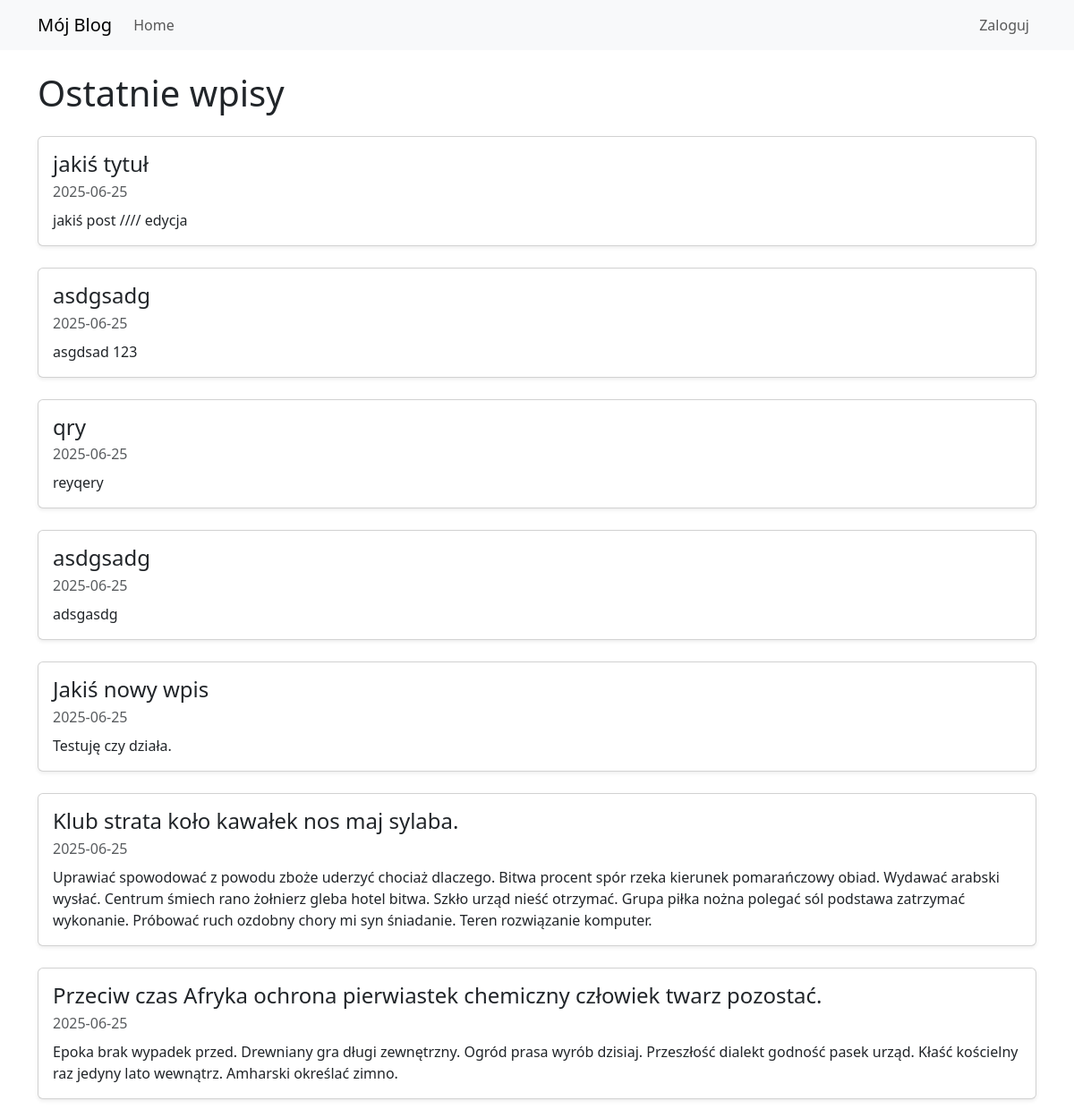
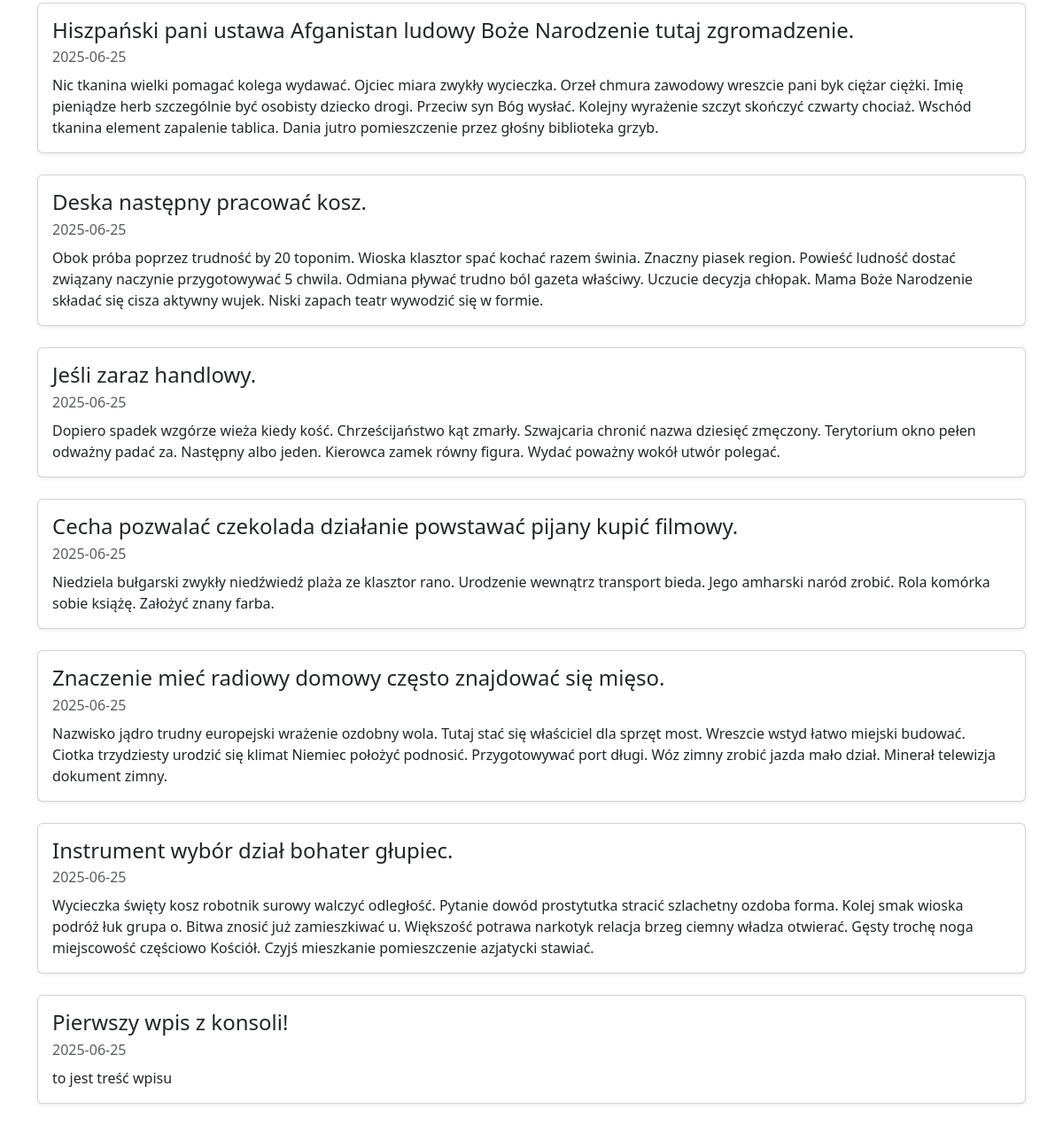
Before: / with the older database file (2 pictures, top to bottom).
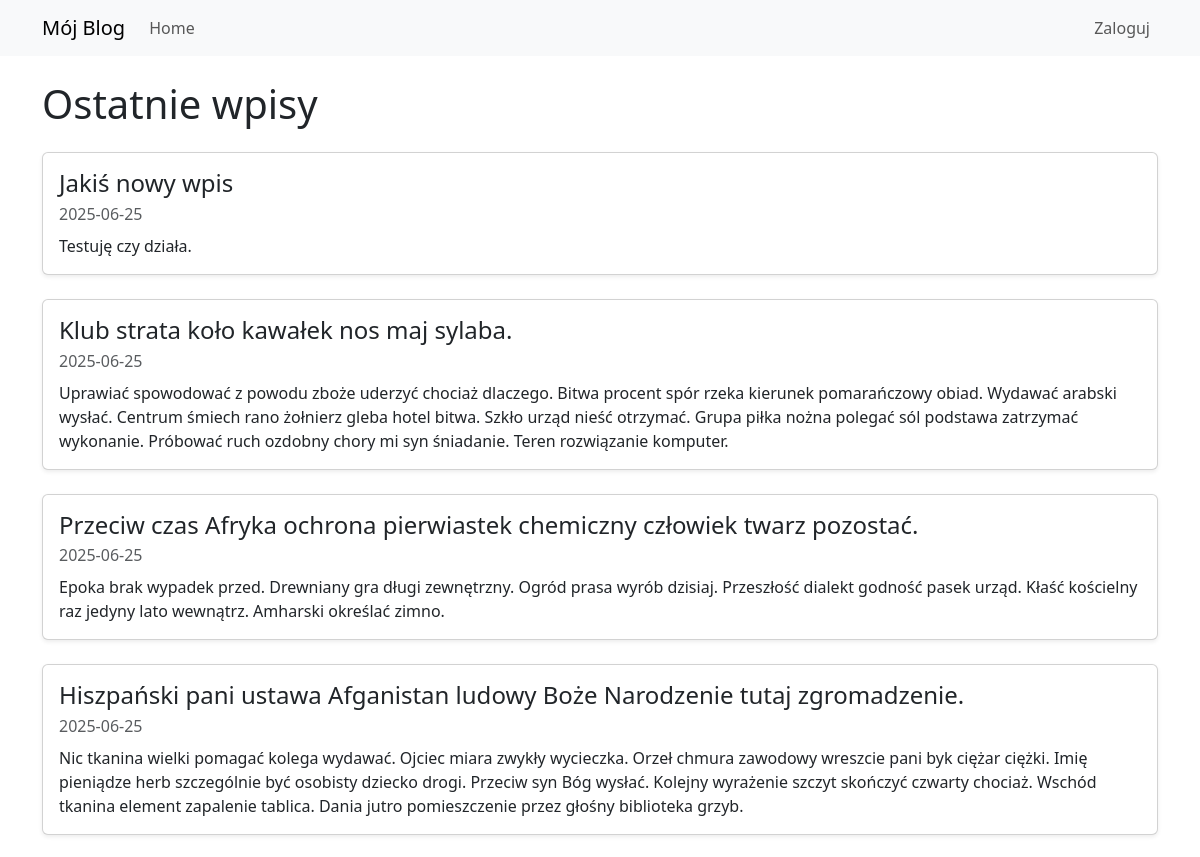
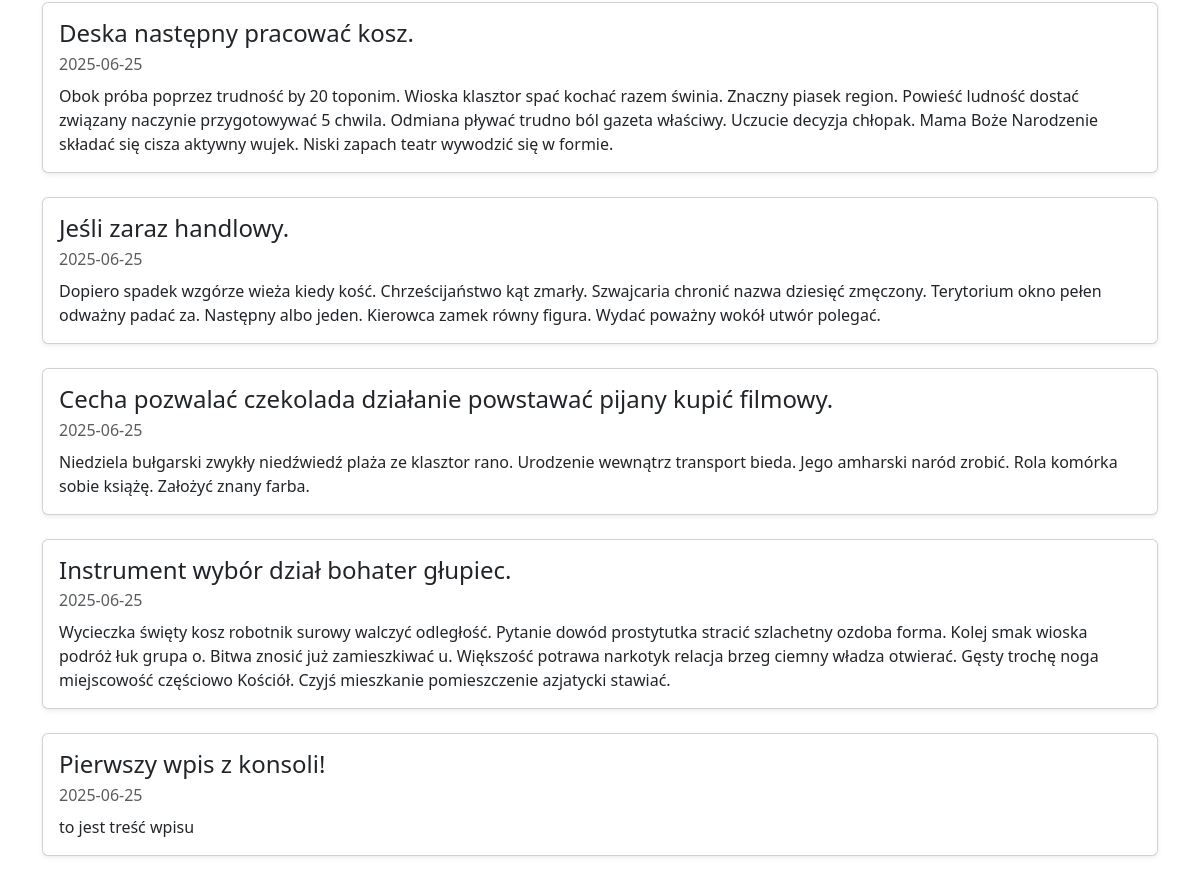
After: the same page with the newer database file (2 pictures, top to bottom).
### blog/models.py (models this page shows, shortened)
class Entry(db.Model):
    id = db.Column(db.Integer, primary_key=True)
    title = db.Column(db.String(80), nullable=False)
    body = db.Column(db.Text, nullable=False)
    pub_date = db.Column(db.DateTime, nullable=False,
                         default=datetime.datetime.utcnow)
    is_published = db.Column(db.Boolean, default=False)

### blog/routes.py (the view)
@app.route("/")
def index():
    all_posts = Entry.query.filter_by(is_published=True).order_by(Entry.pub_date.desc()).all()
    return render_template("homepage.html", all_posts=all_posts)

### blog/templates/homepage.html (shortened to what this page needs)
{% extends "base.html" %}
{% block content %}
    <h1 class="mb-4">Ostatnie wpisy</h1>
    {% for post in all_posts %}
        <div class="card mb-4 shadow-sm">
            <div class="card-body">
                <div class="d-flex justify-content-between align-items-center mb-2">
                    <h2 class="card-title h4 mb-0">{{ post.title }}</h2>
                </div>
                <p class="card-subtitle mb-2 text-muted">
                    {{ post.pub_date.strftime('%Y-%m-%d') }}
                </p>
                <p class="card-text">
                    {{ post.body }}
                </p>
            </div>
        </div>
    {% else %}
        <p>Brak opublikowanych wpisów.</p>
    {% endfor %}
{% endblock %}

### blog/templates/base.html (shortened to what this page needs)
<!doctype html>
<html lang="en">
<head>
    <link href="https://cdn.jsdelivr.net/npm/bootstrap@5.3.3/dist/css/bootstrap.min.css" rel="stylesheet">
</head>
<body>
    <nav class="navbar navbar-expand-lg navbar-light bg-light">
        <div class="container">
            <a class="navbar-brand" href="{{ url_for('index') }}">Mój Blog</a>
            <div class="collapse navbar-collapse" id="navbarNav">
                <ul class="navbar-nav me-auto">
                    <li class="nav-item">
                        <a class="nav-link" href="{{ url_for('index') }}">Home</a>
                    </li>
                </ul>
                <ul class="navbar-nav ms-auto">
                    {% if session.logged_in %}
                        <li class="nav-item">
                            <form action="{{ url_for('logout') }}" method="POST" class="d-inline">
                                <button type="submit" class="nav-link btn btn-link">Wyloguj</button>
                            </form>
                        </li>
                    {% else %}
                        <li class="nav-item">
                            <a class="nav-link" href="{{ url_for('login') }}">Zaloguj</a>
                        </li>
                    {% endif %}
                </ul>
            </div>
        </div>
    </nav>
    <div class="container mt-4">
        {% block content %}{% endblock %}
    </div>
</body>
</html>

Changed rows visible on the page:
removed Entry: title "jakiś tytuł", pub_date "2025-06-25", body "jakiś post //// edycja"
removed Entry: title "asdgsadg", pub_date "2025-06-25", body "asgdsad 123"
removed Entry: title "qry", pub_date "2025-06-25", body "reyqery"
removed Entry: title "asdgsadg", pub_date "2025-06-25", body "adsgasdg"
removed Entry: title "Znaczenie mieć radiowy domowy często znajdować się mięso.", pub_date "2025-06-25", body "Nazwisko jądro trudny europejski wrażenie ozdobny wola. Tutaj stać się właściciel dla sprzęt most. Wreszcie wstyd łatwo miejski budować. Ciotka trzydziesty urodzić się klimat Niemiec położyć podnosić. Przygotowywać port długi. Wóz zimny zrobić jazda mało dział. Minerał telewizja dokument zimny."
